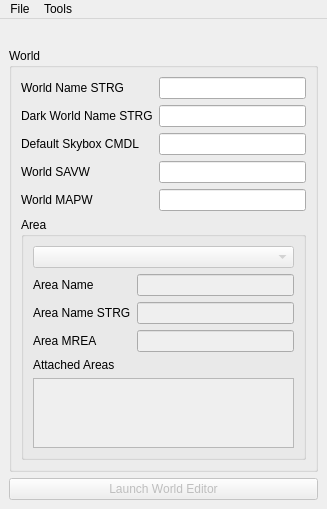
<?xml version="1.0" encoding="UTF-8"?>
<ui version="4.0">
 <class>CStartWindow</class>
 <widget class="QMainWindow" name="CStartWindow">
  <property name="geometry">
   <rect>
    <x>0</x>
    <y>0</y>
    <width>327</width>
    <height>487</height>
   </rect>
  </property>
  <property name="windowTitle">
   <string>Prime World Editor</string>
  </property>
  <widget class="QWidget" name="centralwidget">
   <layout class="QVBoxLayout" name="verticalLayout">
    <item>
     <widget class="QLabel" name="WorldNameLabel">
      <property name="text">
       <string/>
      </property>
     </widget>
    </item>
    <item>
     <layout class="QHBoxLayout" name="horizontalLayout">
      <item>
       <widget class="QGroupBox" name="WorldGroupBox">
        <property name="sizePolicy">
         <sizepolicy hsizetype="Expanding" vsizetype="Expanding">
          <horstretch>0</horstretch>
          <verstretch>0</verstretch>
         </sizepolicy>
        </property>
        <property name="title">
         <string>World</string>
        </property>
        <layout class="QVBoxLayout" name="verticalLayout_3">
         <item>
          <layout class="QFormLayout" name="formLayout">
           <item row="0" column="0">
            <widget class="QLabel" name="WorldNameSTRGLabel">
             <property name="text">
              <string>World Name STRG</string>
             </property>
            </widget>
           </item>
           <item row="0" column="1">
            <widget class="QLineEdit" name="WorldNameSTRGLineEdit"/>
           </item>
           <item row="1" column="0">
            <widget class="QLabel" name="DarkWorldNameSTRGLabel">
             <property name="text">
              <string>Dark World Name STRG</string>
             </property>
            </widget>
           </item>
           <item row="1" column="1">
            <widget class="QLineEdit" name="DarkWorldNameSTRGLineEdit"/>
           </item>
           <item row="2" column="0">
            <widget class="QLabel" name="DefaultSkyboxCMDLLabel">
             <property name="text">
              <string>Default Skybox CMDL</string>
             </property>
            </widget>
           </item>
           <item row="2" column="1">
            <widget class="QLineEdit" name="DefaultSkyboxCMDLLineEdit"/>
           </item>
           <item row="3" column="0">
            <widget class="QLabel" name="WorldSAVWLabel">
             <property name="text">
              <string>World SAVW</string>
             </property>
            </widget>
           </item>
           <item row="3" column="1">
            <widget class="QLineEdit" name="WorldSAVWLineEdit"/>
           </item>
           <item row="4" column="0">
            <widget class="QLabel" name="WorldMAPWLabel">
             <property name="text">
              <string>World MAPW</string>
             </property>
            </widget>
           </item>
           <item row="4" column="1">
            <widget class="QLineEdit" name="WorldMAPWLineEdit"/>
           </item>
          </layout>
         </item>
         <item>
          <widget class="QGroupBox" name="AreaGroupBox">
           <property name="title">
            <string>Area</string>
           </property>
           <property name="checkable">
            <bool>false</bool>
           </property>
           <layout class="QVBoxLayout" name="verticalLayout_2">
            <item>
             <widget class="QComboBox" name="AreaSelectComboBox">
              <property name="enabled">
               <bool>false</bool>
              </property>
              <property name="sizePolicy">
               <sizepolicy hsizetype="Expanding" vsizetype="Fixed">
                <horstretch>0</horstretch>
                <verstretch>0</verstretch>
               </sizepolicy>
              </property>
             </widget>
            </item>
            <item>
             <layout class="QFormLayout" name="formLayout_2">
              <item row="0" column="0">
               <widget class="QLabel" name="AreaNameLabel">
                <property name="text">
                 <string>Area Name</string>
                </property>
               </widget>
              </item>
              <item row="0" column="1">
               <widget class="QLineEdit" name="AreaNameLineEdit">
                <property name="enabled">
                 <bool>false</bool>
                </property>
               </widget>
              </item>
              <item row="1" column="0">
               <widget class="QLabel" name="AreaNameSTRGLabel">
                <property name="text">
                 <string>Area Name STRG</string>
                </property>
               </widget>
              </item>
              <item row="1" column="1">
               <widget class="QLineEdit" name="AreaNameSTRGLineEdit">
                <property name="enabled">
                 <bool>false</bool>
                </property>
               </widget>
              </item>
              <item row="2" column="0">
               <widget class="QLabel" name="AreaMREALabel">
                <property name="text">
                 <string>Area MREA</string>
                </property>
               </widget>
              </item>
              <item row="2" column="1">
               <widget class="QLineEdit" name="AreaMREALineEdit">
                <property name="enabled">
                 <bool>false</bool>
                </property>
               </widget>
              </item>
             </layout>
            </item>
            <item>
             <layout class="QVBoxLayout" name="verticalLayout_4">
              <property name="sizeConstraint">
               <enum>QLayout::SetDefaultConstraint</enum>
              </property>
              <property name="leftMargin">
               <number>0</number>
              </property>
              <item>
               <widget class="QLabel" name="AttachedAreasLabel">
                <property name="text">
                 <string>Attached Areas</string>
                </property>
               </widget>
              </item>
              <item>
               <widget class="QListWidget" name="AttachedAreasList">
                <property name="enabled">
                 <bool>false</bool>
                </property>
               </widget>
              </item>
             </layout>
            </item>
           </layout>
          </widget>
         </item>
        </layout>
       </widget>
      </item>
     </layout>
    </item>
    <item>
     <widget class="QPushButton" name="LaunchWorldEditorButton">
      <property name="enabled">
       <bool>false</bool>
      </property>
      <property name="sizePolicy">
       <sizepolicy hsizetype="Expanding" vsizetype="Fixed">
        <horstretch>0</horstretch>
        <verstretch>0</verstretch>
       </sizepolicy>
      </property>
      <property name="text">
       <string>Launch World Editor</string>
      </property>
     </widget>
    </item>
   </layout>
  </widget>
  <widget class="QMenuBar" name="menubar">
   <property name="geometry">
    <rect>
     <x>0</x>
     <y>0</y>
     <width>327</width>
     <height>21</height>
    </rect>
   </property>
   <widget class="QMenu" name="menuFile">
    <property name="title">
     <string>File</string>
    </property>
    <addaction name="actionOpen_pak"/>
    <addaction name="actionOpen_MLVL"/>
    <addaction name="actionExtract_PAK"/>
   </widget>
   <widget class="QMenu" name="menuTools">
    <property name="title">
     <string>Tools</string>
    </property>
    <addaction name="actionLaunch_model_viewer"/>
   </widget>
   <addaction name="menuFile"/>
   <addaction name="menuTools"/>
  </widget>
  <action name="actionOpen_pak">
   <property name="text">
    <string>Create new...</string>
   </property>
  </action>
  <action name="actionOpen_MLVL">
   <property name="text">
    <string>Open</string>
   </property>
  </action>
  <action name="actionExtract_PAK">
   <property name="text">
    <string>Extract PAK</string>
   </property>
  </action>
  <action name="actionLaunch_model_viewer">
   <property name="text">
    <string>Launch model viewer</string>
   </property>
  </action>
 </widget>
 <resources/>
 <connections/>
</ui>
